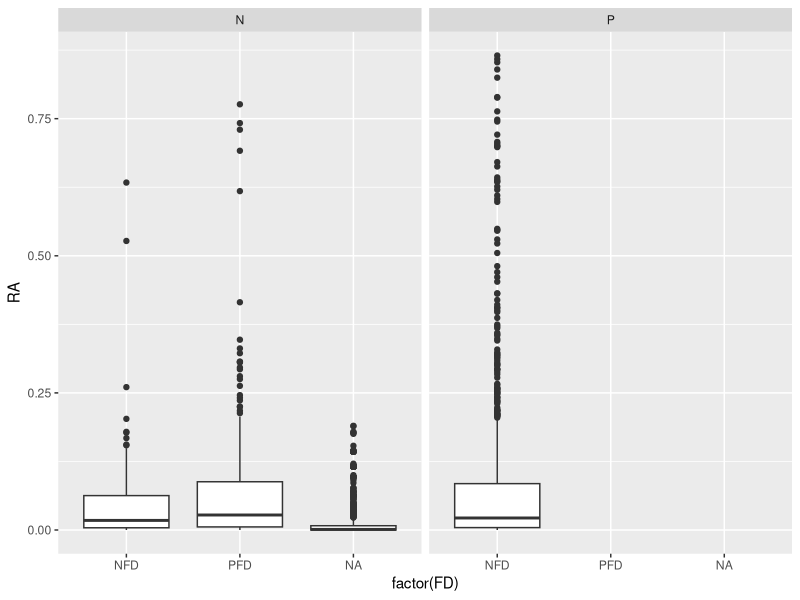
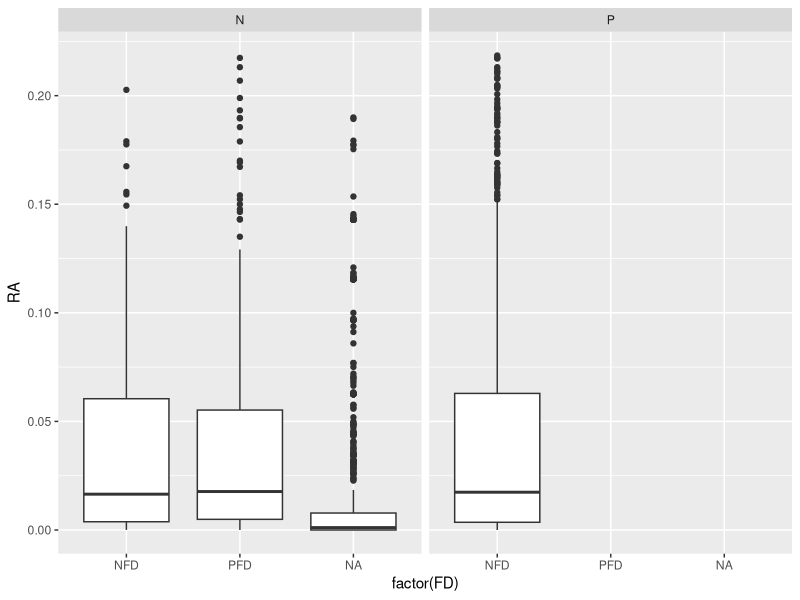
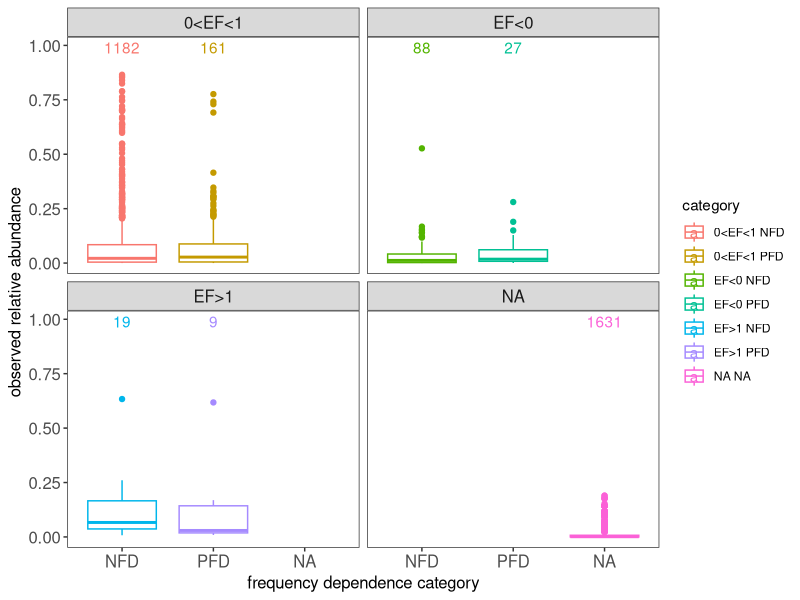
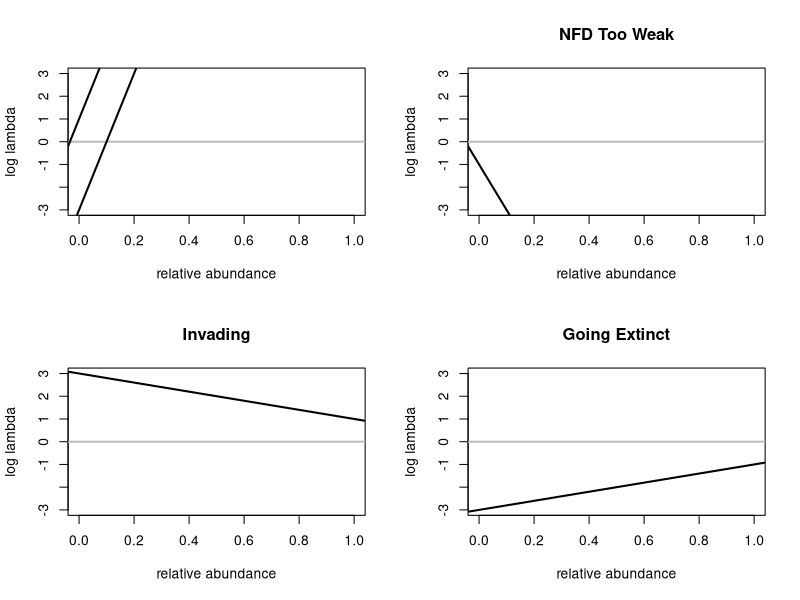
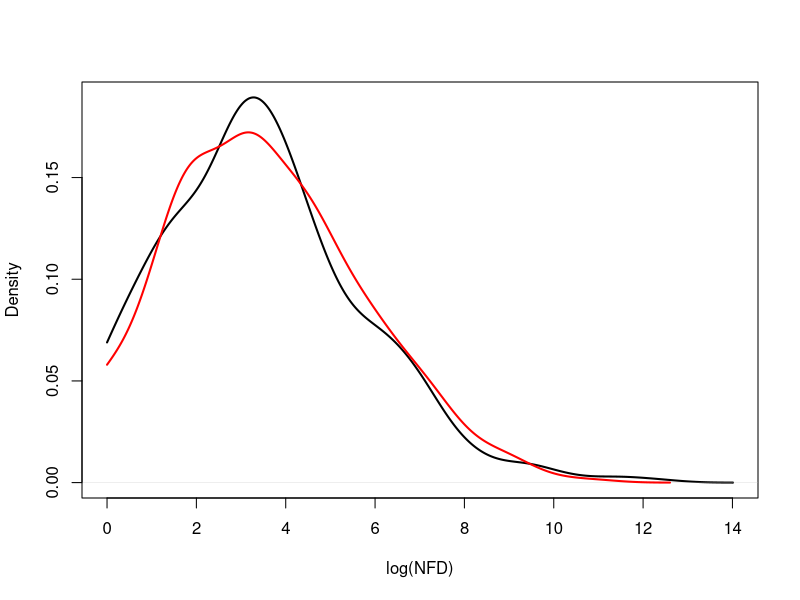
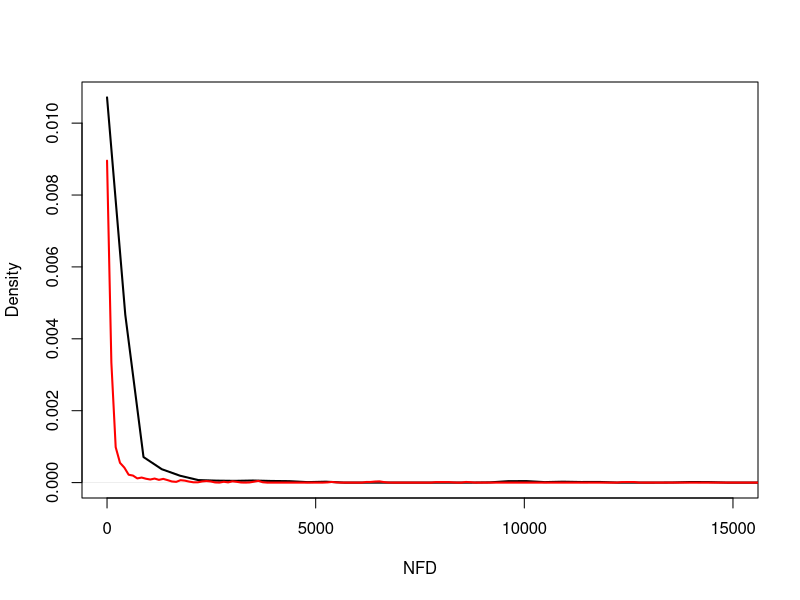
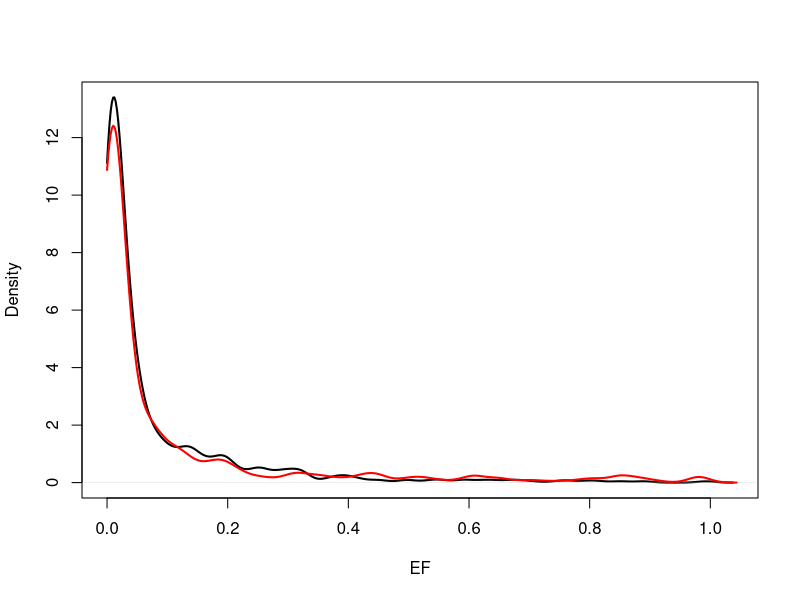
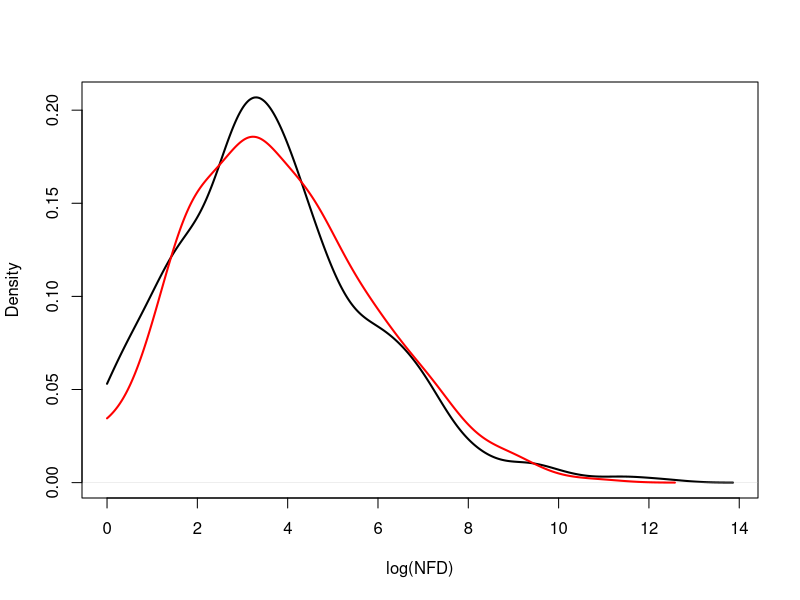

These charts were generated, in order, by the following R code:
library('ggplot2')

results=read.csv("./AllResults.csv",header=T)
results$rare[which(results$RA>=0.22)]="C"
results$rare[which(results$RA<0.22)]="R"
results$FD=NA
results$FD[which(results$slope<0)]="NFD"
results$FD[which(results$slope>0)]="PFD"
results$EF=NA
results$EF[which(results$intercept<0)]="EF<0"
results$EF[which(results$intercept>0)]="0<EF<1"
results$EF[which(results$intercept>1)]="EF>1"
results$category=paste(results$EF,results$FD)

pattern=read.csv("./AllPattern.csv",header=T)
pattern$Pcat[which(pattern$p.val<0.1)]="Y"
pattern$Pcat[which(pattern$p.val>0.1)]="N"
pattern$Srat=pattern$Persistent.S/pattern$Observed.S
pattern$Pdiff=pattern$Pattern-pattern$Null.Pattern
sig.list=sort(pattern$Site[which(pattern$Pcat=="Y")])
results$sig="N"
for(i in 1:length(sig.list)) {
  sig.site=sig.list[i]
results$sig[which(results$site==sig.site)]="Y"}

rare=results[which(results$rare=="R"),]
ephemeral=results[which(results$Pcat=="N"),]
persist=results[which(results$Pcat=="P"),]
###little function to count sample size for figures###

give.n <- function(x){
  return(c(y = 0.99, label = length(x)))
}

ggplot(results, aes(factor(FD), RA)) + geom_boxplot() + facet_wrap(~Pcat)

ggplot(rare, aes(factor(FD), RA)) + geom_boxplot() + facet_wrap(~Pcat)

###Plot RAs for categories of EF and FD###
ggplot(results, aes(factor(FD), RA,colour=category)) + geom_boxplot() + facet_wrap(~EF) +
  stat_summary(fun.data = give.n, geom = "text") + theme_bw() + scale_fill_discrete() +
  scale_x_discrete("frequency dependence category") + scale_y_continuous("observed relative abundance") +
  theme(panel.grid.minor=element_blank(), panel.grid.major=element_blank(),
     axis.title.y  = element_text(size=12), axis.title.x  = element_text(size=12),
     axis.text.y  = element_text(size=12), axis.text  = element_text(size=12), strip.text=element_text(size=12))


###Plot EF and FD category descriptions###
layout(matrix(1:4,2,byrow=T))
plot(NA,NA,xlim=c(0,1),ylim=c(-3,3),xlab="relative abundance",ylab="log lambda",main="")
abline(h=0,col="grey",lwd=2)
abline(1,30,lwd=2)
abline(-3,30,lwd=2)
plot(NA,NA,xlim=c(0,1),ylim=c(-3,3),xlab="relative abundance",ylab="log lambda",main="NFD Too Weak")
abline(h=0,col="grey",lwd=2)
abline(-1,-20,lwd=2)
plot(NA,NA,xlim=c(0,1),ylim=c(-3,3),xlab="relative abundance",ylab="log lambda",main="Invading")
abline(h=0,col="grey",lwd=2)
abline(3,-2,lwd=2)
plot(NA,NA,xlim=c(0,1),ylim=c(-3,3),xlab="relative abundance",ylab="log lambda",main="Going Extinct")
abline(h=0,col="grey",lwd=2)
abline(-3,2,lwd=2)

###Compare significant and non-sig communities###
layout(1)
plot(density(log(-persist$slope[which(persist$sig=="Y")]),from=0),lwd=2,main="",xlab="log(NFD)")
lines(density(log(-persist$slope[which(persist$sig=="N")]),from=0),col="red",lwd=2)

plot(density(-persist$slope[which(persist$sig=="Y")],from=0),lwd=2,main="",xlab="NFD",xlim=c(0,15000))
lines(density(-persist$slope[which(persist$sig=="N")],from=0),col="red",lwd=2)

plot(density(persist$intercept[which(persist$sig=="Y")],from=0),lwd=2,main="",xlab="EF")
lines(density(persist$intercept[which(persist$sig=="N")],from=0),col="red",lwd=2)

###Compare significant and non-sig communities - rare species###
persistR=persist[which(persist$rare=="R"),]
plot(density(log(-persistR$slope[which(persistR$sig=="Y")]),from=0),lwd=2,main="",xlab="log(NFD)")
lines(density(log(-persistR$slope[which(persistR$sig=="N")]),from=0),col="red",lwd=2)

plot(density(-persistR$slope[which(persistR$sig=="Y")],from=0),lwd=2,main="",xlab="NFD",xlim=c(0,15000))
lines(density(-persistR$slope[which(persistR$sig=="N")],from=0),col="red",lwd=2)

plot(density(persistR$intercept[which(persistR$sig=="Y")],from=0),lwd=2,main="",xlab="EF")
lines(density(persistR$intercept[which(persistR$sig=="N")],from=0),col="red",lwd=2)

###Compare significant and non-sig communities - common species###
persistC=persist[which(persist$rare=="C"),]
plot(density(log(-persistC$slope[which(persistC$sig=="Y")]),from=0),lwd=2,main="",xlab="log(NFD)",ylim=c(0,0.4))
lines(density(log(-persistC$slope[which(persistC$sig=="N")]),from=0),col="red",lwd=2)

plot(density(-persistC$slope[which(persistC$sig=="Y")],from=0),lwd=2,main="",xlab="NFD",xlim=c(0,15000))
lines(density(-persistC$slope[which(persistC$sig=="N")],from=0),col="red",lwd=2)

plot(density(persistC$intercept[which(persistC$sig=="Y")],from=0),lwd=2,main="",xlab="EF")
lines(density(persistC$intercept[which(persistC$sig=="N")],from=0),col="red",lwd=2)